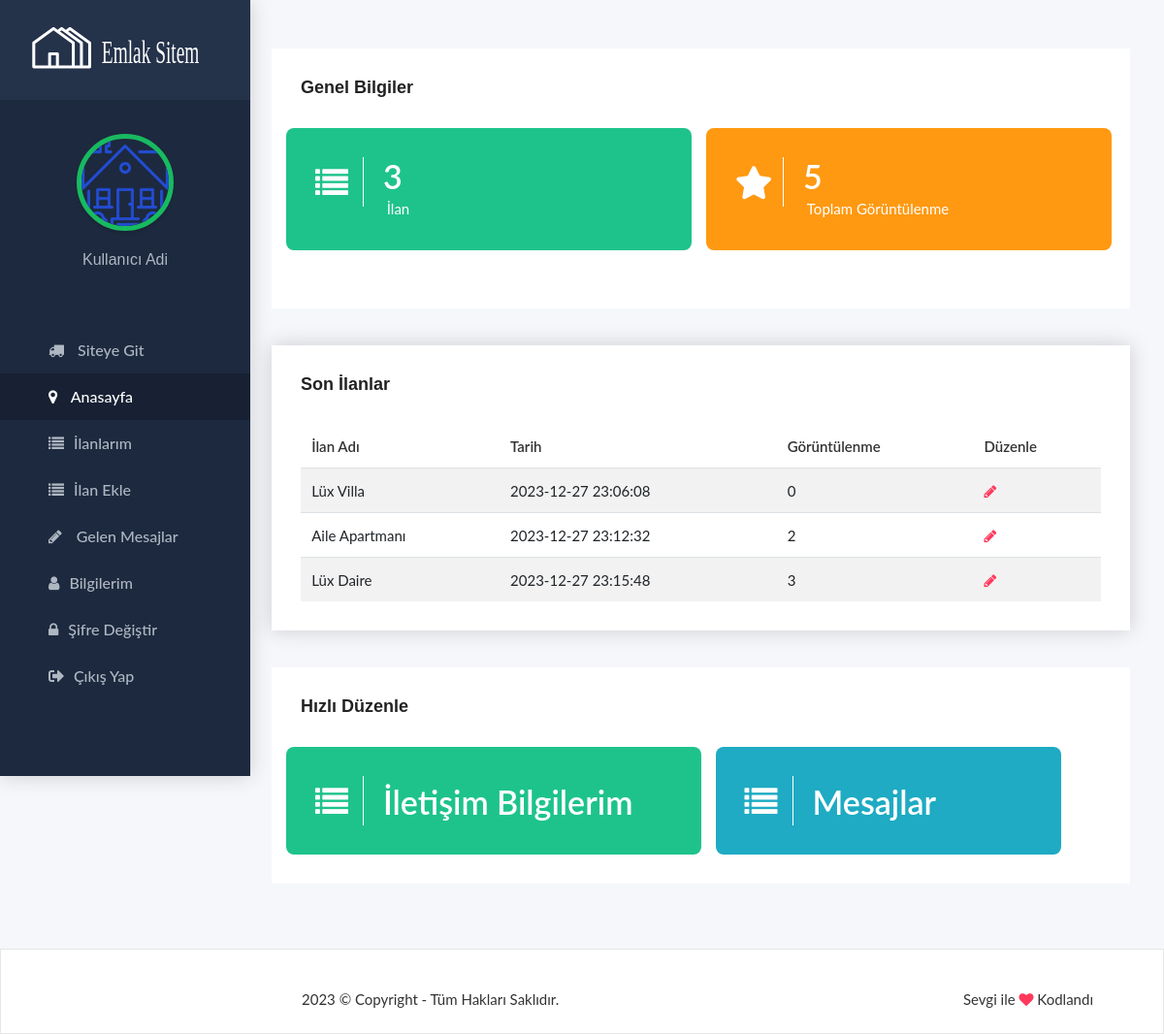
The page /dashboard.php (signed in) on the database its author committed.
### tables this page shows
CREATE TABLE `ilanlar` (
  `id` int(11) NOT NULL,
  `baslik` varchar(255) DEFAULT NULL,
  `aciklama` text DEFAULT NULL,
  `ilan_durumu` varchar(50) DEFAULT NULL,
  `ilan_tipi` varchar(50) DEFAULT NULL,
  `oda_sayisi` varchar(50) DEFAULT NULL,
  `price` decimal(10,2) DEFAULT NULL,
  `area` decimal(10,2) DEFAULT NULL,
  `address` varchar(255) DEFAULT NULL,
  `city` varchar(50) DEFAULT NULL,
  `state` varchar(50) DEFAULT NULL,
  `country` varchar(50) DEFAULT NULL,
  `latitude` decimal(10,6) DEFAULT NULL,
  `longitude` decimal(10,6) DEFAULT NULL,
  `yas` varchar(50) DEFAULT NULL,
  `oda_sayisi_ek` varchar(50) DEFAULT NULL,
  `banyo_sayisi` varchar(50) DEFAULT NULL,
  `ad` varchar(255) DEFAULT NULL,
  `kullanici_adi` varchar(255) DEFAULT NULL,
  `email` varchar(255) DEFAULT NULL,
  `telefon` varchar(20) DEFAULT NULL,
  `goruntulenme` int(11) NOT NULL,
  `tarih` datetime DEFAULT current_timestamp(),
  `deleted` int(1) DEFAULT 0
);

### dashboard.php (the view)
<?php
include_once "php/sunucu-bilgileri.php";
try {
    $pdo = new PDO("mysql:host=$servername;dbname=$dbname", $username, $password);
    $pdo->setAttribute(PDO::ATTR_ERRMODE, PDO::ERRMODE_EXCEPTION);
} catch (PDOException $e) {
    die("Bağlantı hatası: " . $e->getMessage());
}
include "ortak/header.php"; ?>
<body class="maxw1600 m0a dashboard-bd">
    <div id="wrapper" class="int_main_wraapper">
        <?php include "ortak/navbars.php"; ?>
                    <div class="col-lg-9 col-md-12 col-xs-12 pl-0 user-dash2">
                        <div class="dashborad-box stat bg-white">
                            <h4 class="title">Genel Bilgiler</h4>
                            <div class="section-body">
                                <div class="row">
                                    <div class="col-lg-3 col-md-6 col-xs-12 dar pro mr-3">
                                        <div class="item">
                                            <div class="icon">
                                                <i class="fa fa-list" aria-hidden="true"></i>
                                            </div>
                                            <div class="info">
                                                <h6 class="number">
                                                    <?php
                                                    $sql = "SELECT * FROM ilanlar where deleted = 0";
                                                    $stmt = $pdo->prepare($sql);
                                                    $stmt->execute();
                                                    $row = $stmt->fetchAll(PDO::FETCH_ASSOC);
                                                    echo count($row);
                                                    ?>
                                                </h6>
                                                <p class="type ml-1">İlan</p>
                                            </div>
                                        </div>
                                    </div>
                                    <div class="col-lg-3 col-md-6 col-xs-12 dar rev mr-3">
                                        <div class="item">
                                            <div class="icon">
                                                <i class="fas fa-star"></i>
                                            </div>
                                            <div class="info">
                                                <h6 class="number"><?php
                                                    $sql = "SELECT sum(goruntulenme) toplam FROM ilanlar where deleted = 0";
                                                    $stmt = $pdo->prepare($sql);
                                                    $stmt->execute();
                                                    $row = $stmt->fetch(PDO::FETCH_ASSOC);
                                                    echo ($row['toplam']);
                                                    ?></h6>
                                                <p class="type ml-1">Toplam Görüntülenme</p>
                                            </div>
                                        </div>
                                    </div>
                                </div>
                            </div>
                        </div>
                        <div class="dashborad-box">
                            <h4 class="title">Son İlanlar</h4>
                            <div class="section-body listing-table">
                                <div class="table-responsive">
                                    <table class="table table-striped">
                                        <thead>
                                            <tr>
                                                <th>İlan Adı</th>
                                                <th>Tarih</th>
                                                <th>Görüntülenme</th>
                                                <th>Düzenle</th>
                                            </tr>
                                        </thead>
                                        <tbody>
                                        <?php
                                        $sql = "SELECT * FROM ilanlar where deleted = 0 LIMIT 4";
                                        $stmt = $pdo->prepare($sql);
                                        $stmt->execute();
                                        $row = $stmt->fetchAll(PDO::FETCH_ASSOC);
                                        foreach ($row as $item) {
                                        ?>
                                            <tr>
                                                <td><?php echo $item['baslik']; ?></td>
                                                <td><?php echo $item['tarih']; ?></td>
                                                <td class="status"><span class=" active"><?php echo $item['goruntulenme']; ?></span></td>
                                                <td class="edit"><a href="./edit-propery.php?id=<?php echo $item['id']; ?>"><i class="fa fa-pencil"></i></a></td>
                                            </tr>
                                        <?php } ?>
                                        </tbody>
                                    </table>
                                </div>
                            </div>
                        </div>
                        <div class="dashborad-box stat bg-white">
                            <h4 class="title">Hızlı Düzenle</h4>
                            <div class="section-body">
                                <div class="row">
                                    <div class="col-lg-6 col-md-6 col-xs-12 dar pro mr-3">
                                        <a href="./user-profile.php">
                                        <div class="item">
                                            <div class="icon">
                                                <i class="fa fa-list" aria-hidden="true"></i>
                                            </div>
                                            <div class="info">
                                                <h6 class="number" style="margin-top: 7px;">
                                                   İletişim Bilgilerim
                                                </h6>
                                            </div>
                                        </div>
                                        </a>
                                    </div>
                                    <div class="col-lg-5 col-md-5 col-xs-12 dar pro" style="background-color: #1eabc3">
                                        <a href="./gelen-mesajlar.php">
                                            <div class="item">
                                                <div class="icon">
                                                    <i class="fa fa-list" aria-hidden="true"></i>
                                                </div>
                                                <div class="info">
                                                    <h6 class="number" style="margin-top: 7px;">
                                                        Mesajlar
                                                    </h6>
                                                </div>
                                            </div>
                                        </a>
                                    </div>
                                </div>
                            </div>
                        </div>
                        <?php include "ortak/footer.php"; ?>

### rows shown on the page
ilanlar: baslik "Lüx Villa", tarih "2023-12-27 23:06:08", goruntulenme "0"
ilanlar: baslik "Aile Apartmanı", tarih "2023-12-27 23:12:32", goruntulenme "2"
ilanlar: baslik "Lüx Daire", tarih "2023-12-27 23:15:48", goruntulenme "3"

### other values the page prints
$_SESSION['user_data']['AdSoyad'] "Kullanıcı Adi"
count($row) "3"
$row['toplam'] "5"
